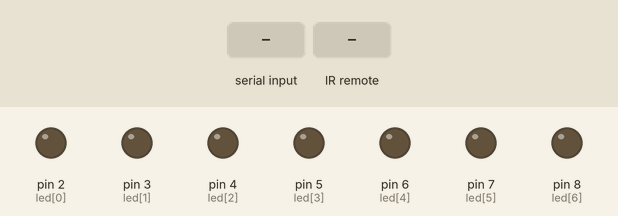
Recording of a sketch running on a simulated Arduino Uno, built with avr-gcc and run on an emulated ATmega328P. On the bench: output pins drawn as LEDs (lit = HIGH). The inputs (shaded band) are chosen by the test bench. What the sketch prints to the serial monitor is not drawn.

Above: at 1.2 s.
1.3 s: "9" received over the second serial link
2.8 s: infrared code 0xFF30CF received
At 3.6 s:
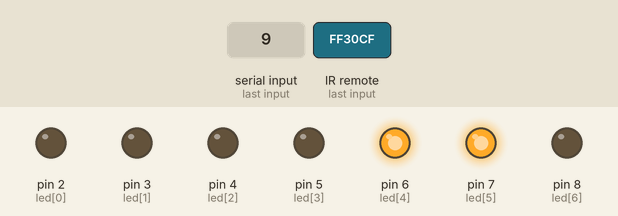
5.8 s: infrared code 0xFF18E7 received
At 7.1 s:
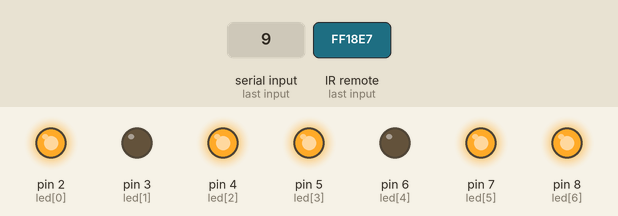
8.8 s: infrared code 0xFF7A85 received
At 9.4 s:
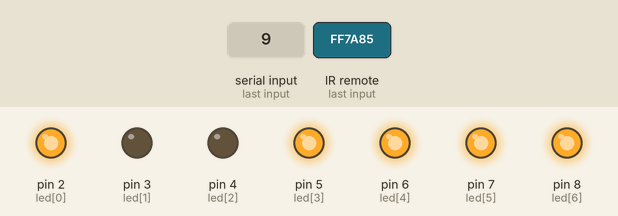
11.8 s: infrared code 0xFF10EF received
At 12.8 s:
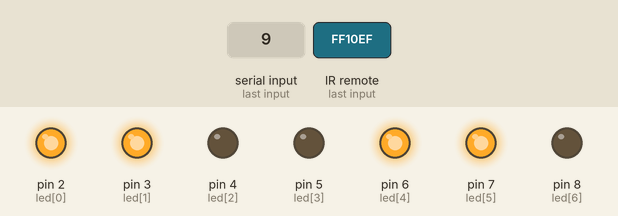
Timing chart, 0 to 15.3 s (numbered marks = the images above; inputs shaded):
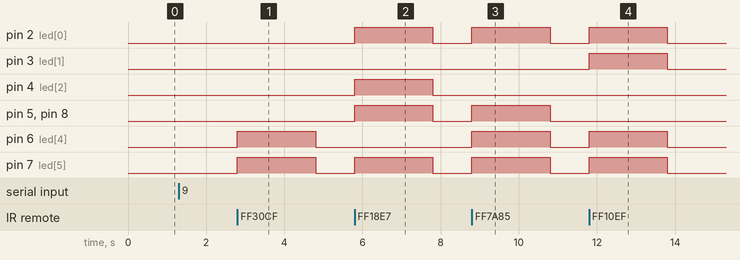

Measured:
- after the input at 1.3 s, every drawn part: stays the same
- after the input at 2.8 s, pin 6 (led[4]), pin 7 (led[5]): LOW → HIGH at once, → LOW 2.0 s later
- after the input at 5.8 s, pin 2 (led[0]), pin 4 (led[2]), pin 5 (led[3]), pin 7 (led[5]), pin 8 (led[6]): LOW → HIGH at once, → LOW 2.0 s later
- after the input at 8.8 s, pin 2 (led[0]), pin 5 (led[3]), pin 6 (led[4]), pin 7 (led[5]), pin 8 (led[6]): LOW → HIGH at once, → LOW 2.0 s later
- after the input at 11.8 s, pin 2 (led[0]), pin 3 (led[1]), pin 6 (led[4]), pin 7 (led[5]): LOW → HIGH at once, → LOW 2.0 s later

The sketch:

remote_2.ino
```cpp
//7seg+remote

#include <IRremote.h>
#include <SoftwareSerial.h>
int RECV_PIN = 11; //define input pin on Arduino
IRrecv irrecv(RECV_PIN);
decode_results results;
SoftwareSerial a1(12,13);//
int active = 0;

const unsigned int led[7] = {2,3,4,5,6,7,8};

const unsigned int num[4][7] = {
  {0,0,0,0,1,1,0},
  {1,0,1,1,0,1,1},
  {1,0,0,1,1,1,1},
  {1,1,0,0,1,1,0}
};

void display_init()
{
  for(int x=0; x<7; x++)
  {
    pinMode(led[x], OUTPUT);
  }
}

void display_clear()
{
  for(int x=0; x<7; x++)
  {
    digitalWrite(led[x], LOW);
  }
}

void display_number(int n)
{
  if(0<=n&&n<=9)
  {
    for(int x=0; x<7; x++)
    {
      digitalWrite(led[x], num[n][x]==1?HIGH:LOW);
    }
  }
}

void setup()
{
  Serial.begin(9600);
  a1.begin(9600);
  irrecv.enableIRIn(); // Start the receiver
  display_init();
}

void loop() {
  //a1.listen();
  if(a1.available()){
    char a = a1.read();
    Serial.print(a);
    if(a == '9'){
      if(active == 0){
        active = 1;
      }
      else if(active == 1){
        active = 0;
      }
    }
  }
  if (irrecv.decode(&results) && active == 1) {
      switch (results.value) {
      case 0xFF30CF: digitalWrite(6, HIGH); //1번 ON
        digitalWrite(7, HIGH);
        Serial.write("1");
        a1.write("1");
        delay(2000);

        digitalWrite(6, LOW); //1번 OFF
        digitalWrite(7, LOW);
        break;//1버튼이 눌리면 LED OFF

      case 0xFF18E7: digitalWrite(8, HIGH); //2번 ON
        digitalWrite(7, HIGH);
        digitalWrite(2, HIGH);
        digitalWrite(4, HIGH);
        digitalWrite(5, HIGH);
        Serial.write("2");
        a1.write("2");
        delay(2000);

        digitalWrite(8, LOW); //2번 OFF
        digitalWrite(7, LOW);
        digitalWrite(2, LOW);
        digitalWrite(4, LOW);
        digitalWrite(5, LOW);
        break;

      case 0xFF7A85: digitalWrite(8, HIGH); //3번 ON
        digitalWrite(7, HIGH);
        digitalWrite(6, HIGH);
        digitalWrite(5, HIGH);
        digitalWrite(2, HIGH);
        Serial.write("3");
        a1.write("3");
        delay(2000);

        digitalWrite(8, LOW); //3버튼 OFF
        digitalWrite(7, LOW);
        digitalWrite(6, LOW);
        digitalWrite(5, LOW);
        digitalWrite(2, LOW);
        break;

      case 0xFF10EF: digitalWrite(7, HIGH);  //4번 ON
      digitalWrite(6, HIGH);
      digitalWrite(3, HIGH);
      digitalWrite(2, HIGH);
      Serial.write("4");
      a1.write("4");
      delay(2000);

      digitalWrite(7, LOW); //4버튼 OFF
      digitalWrite(6, LOW);
      digitalWrite(3, LOW);
      digitalWrite(2, LOW);
      break;
    }
    irrecv.resume(); // Receive the next value
  }
}
```
